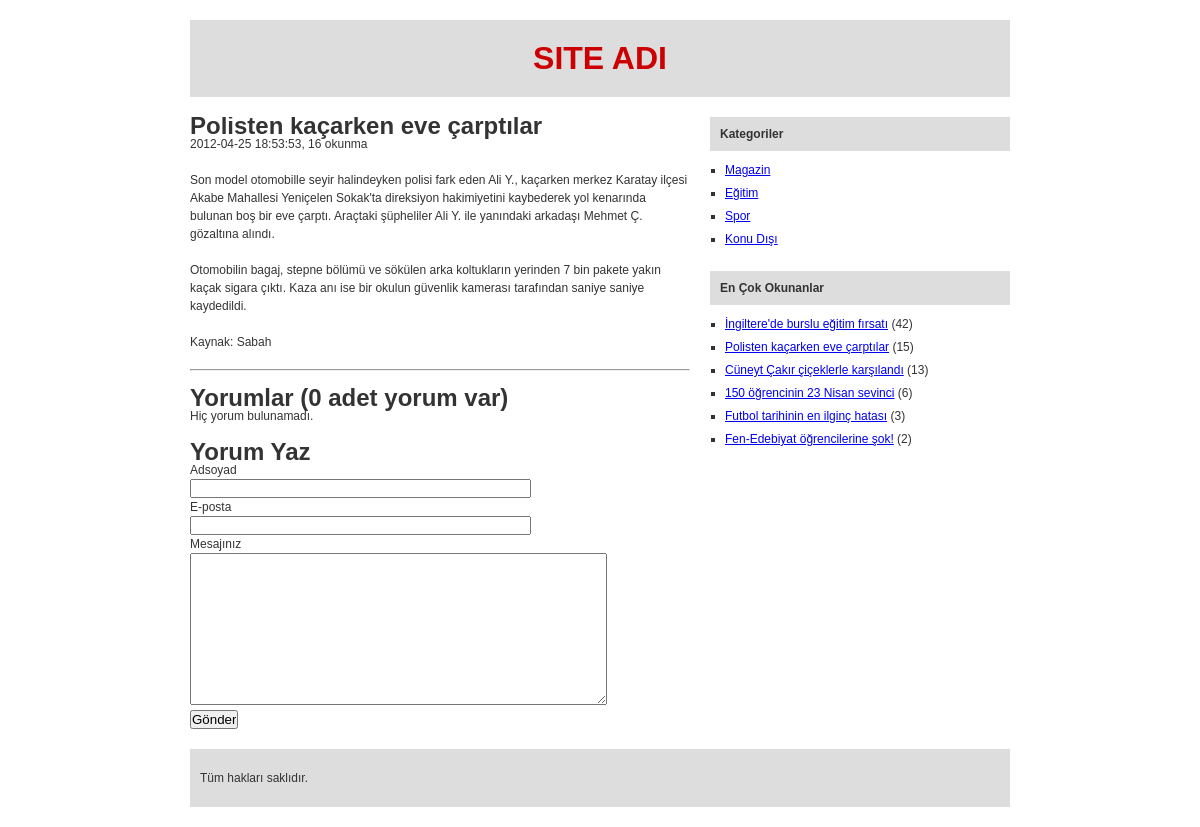
The app's page /oku.php?id=3 with its own data.
### tables this page shows
CREATE TABLE `yazi` (
  `id` int(10) unsigned NOT NULL auto_increment,
  `kat_id` int(10) unsigned NOT NULL,
  `baslik` varchar(50) NOT NULL,
  `detay` text NOT NULL,
  `okunma` int(10) unsigned NOT NULL default '1',
  `kayit_tarihi` timestamp NOT NULL default CURRENT_TIMESTAMP,
  PRIMARY KEY  (`id`)
);

CREATE TABLE `kategori` (
  `id` int(10) unsigned NOT NULL auto_increment,
  `baslik` varchar(50) NOT NULL,
  PRIMARY KEY  (`id`)
);

### php/sag.php (the view, shortened to what this page needs)
<div id="sag">
	<h1>Kategoriler</h1>
	<?php
		$sonuc = mysql_query("SELECT * FROM kategori");
			if( $sonuc ) {
				echo "<ul>";
				while( $satir = mysql_fetch_object($sonuc)) {
					echo '<li><a href="kategori.php?id='.$satir->id.'">'. $satir->baslik . '</a></li>';
				}
				echo "</ul>";
			} else {
				echo "Sonuç bulunamadı.";
			}
	?>
	<br>
	<h1>En Çok Okunanlar</h1>
	<?php
		$okunanlar = mysql_query("SELECT id, baslik, okunma FROM yazi ORDER BY okunma DESC");
			if( $okunanlar) {
				echo "<ul>";
				while( $yazilar = mysql_fetch_object($okunanlar) ){
					echo '<li><a href="oku.php?id='. $yazilar->id .'">' . $yazilar->baslik . '</a> ('.$yazilar->okunma.') </li>';
				}
				echo "</ul>";
			} else {
				echo "Sonuç bulunamadı.";
			}
	?>
</div>

### oku.php (shortened to what this page needs)
<?php
	$no = intval($_GET['id']);
	$sorgu = mysql_query("SELECT * FROM yazi WHERE id = ".$no."");
	$yazi = mysql_fetch_object($sorgu);
?>
<!doctype html>
<html>
<head>
	<link href="public/css/stil.css" rel="stylesheet">
</head>
<body>
	<div id="kapsayici">
		<?php
			include 'php/ust.php';
		?>
		<div id="ana">
			<div id="icerik">
				<h1><?php echo $yazi->baslik;?></h1>
				<p><?php echo $yazi->kayit_tarihi; ?>, <?php echo $yazi->okunma + 1; ?> okunma</p>
				<br>
				<p><?php echo nl2br($yazi->detay); ?></p>
				<br>
				<hr>
				<br>
				<div id="yorum_goster">
					<?php
						$yorumlar = mysql_query("SELECT * FROM yorum WHERE yazi_id = ". $yazi->id ."");
					?>
					<h1>Yorumlar (<?php echo mysql_num_rows($yorumlar); ?> adet yorum var)</h1>
					<?php
						if ( mysql_num_rows($yorumlar) < 1 ) {
							echo "Hiç yorum bulunamadı.";
						}
					?>
				</div>
				<br>
				<div id="yorum_yaz">
					<h1>Yorum Yaz</h1>
					<form action="#yorum_yaz" method="post">
						<label>Adsoyad</label><br>
						<input type="text" name="adsoyad" maxlength="50" size="40" value="<?php echo $ad; ?>">
						<br>
						<label>E-posta</label><br>
						<input type="text" name="eposta" maxlength="100" size="40" value="<?php echo $mail; ?>">
						<br>
						<label>Mesajınız</label><br>
						<textarea name="mesaj" cols="50" rows="10"><?php echo $msg;?></textarea>
						<br>
						<input type="submit"  name="buton" value="Gönder">
					</form>
				</div>
			</div>
			<?php
				include 'php/sag.php';
			?>
		</div>
		<?php
			include 'php/alt.php'
		?>
	</div>
</body>
</html>

### public/css/stil.css (style rules this page uses)
* { margin:0; padding: 0; }
body { font:12px/18px arial; color:#333; }
#kapsayici { width:820px; margin: 0 auto; }
#ana { overflow: hidden; }
#icerik { float:left;width:500px; }
#sag { float:right; width:300px; }
#sag h1 { background-color:#DDD; font:bold 12px/normal arial; padding: 10px; }
#sag ul { list-style: square outside; padding-left:10px; margin: 10px 0 0; }
#sag ul li { margin: 5px; }

### records on screen
yazi: baslik "Polisten kaçarken eve çarptılar", kayit_tarihi "2012-04-25 18:53:53", $yazi->okunma + 1 "16", detay "Son model otomobille seyir halindeyken polisi fark eden Ali Y., kaçarken merkez Karatay ilçesi Akabe Mahallesi Yeniçelen Sokak'ta direksiyon hakimiyetini kaybederek yol kenarında bulunan boş bir eve çarptı. Araçtaki şüpheliler Ali Y. ile yanındaki arkadaşı Mehmet Ç. gözaltına alındı. Otomobilin bagaj, stepne bölümü ve sökülen arka koltukların yerinden 7 bin pakete yakın kaçak sigara çıktı. Kaza anı ise bir okulun güvenlik kamerası tarafından saniye saniye kaydedildi. Kaynak: Sabah", okunma "15"
kategori: baslik "Magazin"
kategori: baslik "Eğitim"
kategori: baslik "Spor"
kategori: baslik "Konu Dışı"
yazi: baslik "İngiltere'de burslu eğitim fırsatı", okunma "42"
yazi: baslik "Cüneyt Çakır çiçeklerle karşılandı", okunma "13"
yazi: baslik "150 öğrencinin 23 Nisan sevinci", okunma "6"
yazi: baslik "Futbol tarihinin en ilginç hatası", okunma "3"
yazi: baslik "Fen-Edebiyat öğrencilerine şok!", okunma "2"

### other values on screen
mysql_num_rows($yorumlar) "0"
